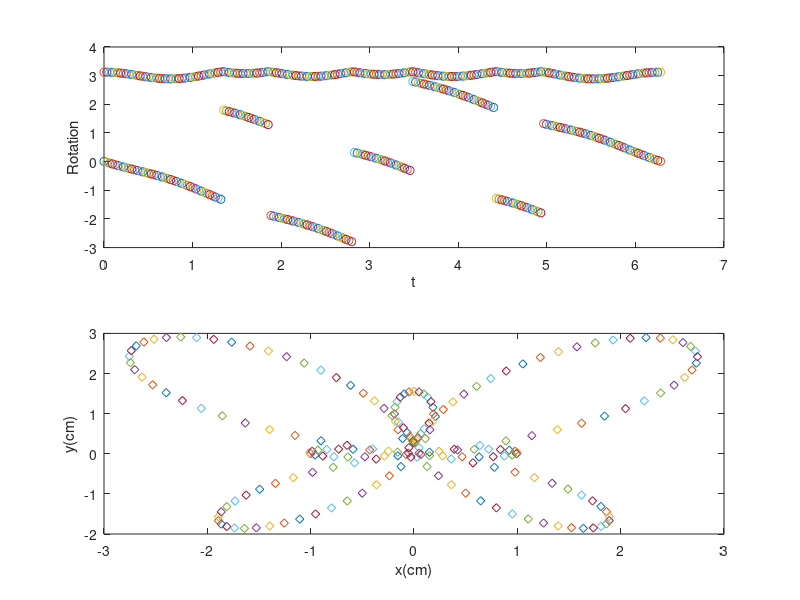

This figure's MATLAB source:
l1 = 15;
l2 = 15;
for t=0:pi/100:2*pi
    x = sin(t)*(2.27^cos(t)-2*cos(4*t)+(sin(t/12))^5);
    y = cos(t)*(2.27^cos(t)-2*cos(4*t)+(sin(t/12))^5);
    c2 = (x^2+y^2-l1^2-l2^2)/(2*l1*l2);
    s2 = sqrt(abs(1-c2^2));
    t2 = atan2(s2,c2);
    c1 = x*(l1+l2*cos(t2))+l2*sin(t2)*y;
    s1 = y*(l1+l2*cos(t2))-l2*sin(t2)*x;
    t1 = atan2(s1,c1);
    Px = l1*cos(t1)+l2*cos(t1+t2);
    Py = l1*sin(t1)+l2*sin(t1+t2);
    subplot(2,1,1)
    plot(t,t1,'-o',t,t2,'--o'); pause(0.01)
    xlabel('t');
    ylabel('Rotation');
    hold on;
    subplot(2,1,2)
    plot(Px,Py,'d')
    xlabel('x(cm)');
    ylabel('y(cm)'); pause(0.01);
    hold on;
end